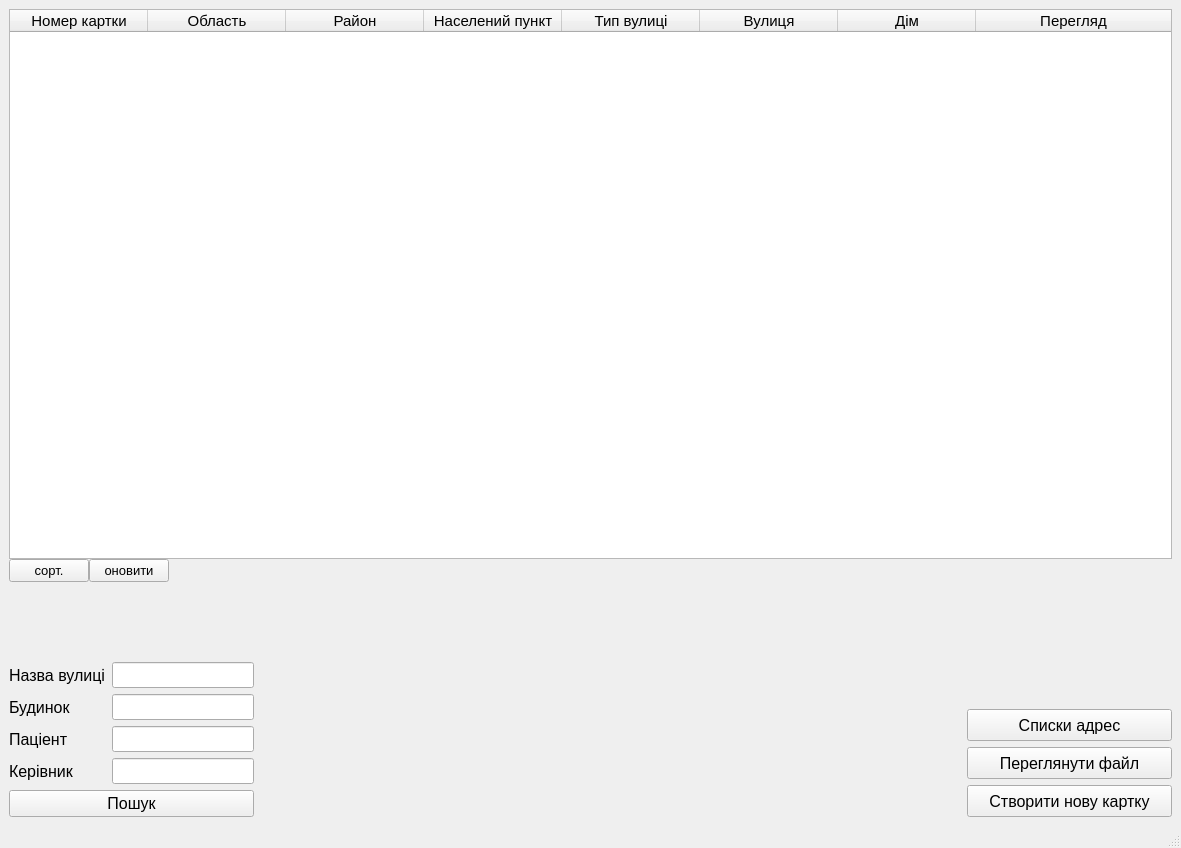
<?xml version="1.0" encoding="UTF-8"?>
<ui version="4.0">
 <class>MainWindow</class>
 <widget class="QMainWindow" name="MainWindow">
  <property name="geometry">
   <rect>
    <x>0</x>
    <y>0</y>
    <width>1181</width>
    <height>848</height>
   </rect>
  </property>
  <property name="windowTitle">
   <string>Картотека</string>
  </property>
  <property name="accessibleName">
   <string/>
  </property>
  <widget class="QWidget" name="centralwidget">
   <layout class="QGridLayout" name="gridLayout_2">
    <item row="0" column="0">
     <layout class="QVBoxLayout" name="verticalLayout">
      <property name="spacing">
       <number>0</number>
      </property>
      <item>
       <widget class="QTableWidget" name="tableWidget">
        <property name="enabled">
         <bool>true</bool>
        </property>
        <property name="sizePolicy">
         <sizepolicy hsizetype="Expanding" vsizetype="Expanding">
          <horstretch>0</horstretch>
          <verstretch>0</verstretch>
         </sizepolicy>
        </property>
        <property name="minimumSize">
         <size>
          <width>0</width>
          <height>550</height>
         </size>
        </property>
        <property name="font">
         <font>
          <pointsize>11</pointsize>
         </font>
        </property>
        <property name="cursor" stdset="0">
         <cursorShape>ArrowCursor</cursorShape>
        </property>
        <property name="focusPolicy">
         <enum>Qt::StrongFocus</enum>
        </property>
        <property name="iconSize">
         <size>
          <width>0</width>
          <height>0</height>
         </size>
        </property>
        <attribute name="horizontalHeaderDefaultSectionSize">
         <number>138</number>
        </attribute>
        <attribute name="horizontalHeaderMinimumSectionSize">
         <number>40</number>
        </attribute>
        <attribute name="horizontalHeaderShowSortIndicator" stdset="0">
         <bool>false</bool>
        </attribute>
        <attribute name="horizontalHeaderStretchLastSection">
         <bool>true</bool>
        </attribute>
        <attribute name="verticalHeaderDefaultSectionSize">
         <number>30</number>
        </attribute>
        <attribute name="verticalHeaderMinimumSectionSize">
         <number>25</number>
        </attribute>
        <column>
         <property name="text">
          <string>Номер картки</string>
         </property>
        </column>
        <column>
         <property name="text">
          <string>Область</string>
         </property>
        </column>
        <column>
         <property name="text">
          <string>Район</string>
         </property>
        </column>
        <column>
         <property name="text">
          <string>Населений пункт</string>
         </property>
        </column>
        <column>
         <property name="text">
          <string>Тип вулиці</string>
         </property>
        </column>
        <column>
         <property name="text">
          <string>Вулиця</string>
         </property>
        </column>
        <column>
         <property name="text">
          <string>Дім</string>
         </property>
        </column>
        <column>
         <property name="text">
          <string>Перегляд</string>
         </property>
        </column>
       </widget>
      </item>
      <item>
       <layout class="QHBoxLayout" name="horizontalLayout">
        <item>
         <widget class="QPushButton" name="sortButton">
          <property name="font">
           <font>
            <pointsize>10</pointsize>
           </font>
          </property>
          <property name="text">
           <string>сорт.</string>
          </property>
         </widget>
        </item>
        <item>
         <widget class="QPushButton" name="updateButton">
          <property name="font">
           <font>
            <pointsize>10</pointsize>
           </font>
          </property>
          <property name="text">
           <string>оновити</string>
          </property>
         </widget>
        </item>
        <item>
         <spacer name="horizontalSpacer">
          <property name="orientation">
           <enum>Qt::Horizontal</enum>
          </property>
          <property name="sizeHint" stdset="0">
           <size>
            <width>40</width>
            <height>20</height>
           </size>
          </property>
         </spacer>
        </item>
       </layout>
      </item>
     </layout>
    </item>
    <item row="2" column="0">
     <layout class="QHBoxLayout" name="horizontalLayout_2">
      <item>
       <layout class="QGridLayout" name="gridLayout">
        <item row="1" column="0">
         <widget class="QLabel" name="label_5">
          <property name="font">
           <font>
            <pointsize>12</pointsize>
           </font>
          </property>
          <property name="text">
           <string>Будинок</string>
          </property>
          <property name="margin">
           <number>2</number>
          </property>
         </widget>
        </item>
        <item row="1" column="1">
         <widget class="QLineEdit" name="search_house">
          <property name="sizePolicy">
           <sizepolicy hsizetype="Fixed" vsizetype="Fixed">
            <horstretch>0</horstretch>
            <verstretch>0</verstretch>
           </sizepolicy>
          </property>
          <property name="font">
           <font>
            <pointsize>11</pointsize>
           </font>
          </property>
         </widget>
        </item>
        <item row="2" column="0">
         <widget class="QLabel" name="label_6">
          <property name="font">
           <font>
            <pointsize>12</pointsize>
           </font>
          </property>
          <property name="text">
           <string>Паціент</string>
          </property>
          <property name="margin">
           <number>2</number>
          </property>
         </widget>
        </item>
        <item row="0" column="1">
         <widget class="QLineEdit" name="search_street">
          <property name="sizePolicy">
           <sizepolicy hsizetype="Fixed" vsizetype="Fixed">
            <horstretch>0</horstretch>
            <verstretch>0</verstretch>
           </sizepolicy>
          </property>
          <property name="font">
           <font>
            <pointsize>11</pointsize>
           </font>
          </property>
         </widget>
        </item>
        <item row="0" column="0">
         <widget class="QLabel" name="label_4">
          <property name="font">
           <font>
            <pointsize>12</pointsize>
           </font>
          </property>
          <property name="text">
           <string>Назва вулиці</string>
          </property>
          <property name="margin">
           <number>2</number>
          </property>
         </widget>
        </item>
        <item row="2" column="1">
         <widget class="QLineEdit" name="search_patient">
          <property name="sizePolicy">
           <sizepolicy hsizetype="Fixed" vsizetype="Fixed">
            <horstretch>0</horstretch>
            <verstretch>0</verstretch>
           </sizepolicy>
          </property>
          <property name="font">
           <font>
            <pointsize>11</pointsize>
           </font>
          </property>
         </widget>
        </item>
        <item row="3" column="0">
         <widget class="QLabel" name="label_7">
          <property name="font">
           <font>
            <pointsize>12</pointsize>
           </font>
          </property>
          <property name="text">
           <string>Керівник</string>
          </property>
          <property name="margin">
           <number>2</number>
          </property>
         </widget>
        </item>
        <item row="3" column="1">
         <widget class="QLineEdit" name="search_manager">
          <property name="sizePolicy">
           <sizepolicy hsizetype="Fixed" vsizetype="Fixed">
            <horstretch>0</horstretch>
            <verstretch>0</verstretch>
           </sizepolicy>
          </property>
          <property name="font">
           <font>
            <pointsize>11</pointsize>
           </font>
          </property>
         </widget>
        </item>
        <item row="4" column="0" colspan="2">
         <widget class="QPushButton" name="searchButton">
          <property name="font">
           <font>
            <pointsize>12</pointsize>
           </font>
          </property>
          <property name="text">
           <string>Пошук</string>
          </property>
         </widget>
        </item>
       </layout>
      </item>
      <item>
       <spacer name="horizontalSpacer_2">
        <property name="orientation">
         <enum>Qt::Horizontal</enum>
        </property>
        <property name="sizeHint" stdset="0">
         <size>
          <width>40</width>
          <height>20</height>
         </size>
        </property>
       </spacer>
      </item>
      <item>
       <layout class="QVBoxLayout" name="verticalLayout_2">
        <item>
         <spacer name="verticalSpacer">
          <property name="orientation">
           <enum>Qt::Vertical</enum>
          </property>
          <property name="sizeHint" stdset="0">
           <size>
            <width>20</width>
            <height>40</height>
           </size>
          </property>
         </spacer>
        </item>
        <item>
         <widget class="QPushButton" name="address_listsButton">
          <property name="minimumSize">
           <size>
            <width>170</width>
            <height>32</height>
           </size>
          </property>
          <property name="font">
           <font>
            <pointsize>12</pointsize>
           </font>
          </property>
          <property name="text">
           <string>Списки адрес</string>
          </property>
         </widget>
        </item>
        <item>
         <widget class="QPushButton" name="view_fileButton">
          <property name="minimumSize">
           <size>
            <width>170</width>
            <height>32</height>
           </size>
          </property>
          <property name="font">
           <font>
            <pointsize>12</pointsize>
           </font>
          </property>
          <property name="text">
           <string>Переглянути файл</string>
          </property>
         </widget>
        </item>
        <item>
         <widget class="QPushButton" name="pushButton">
          <property name="minimumSize">
           <size>
            <width>205</width>
            <height>32</height>
           </size>
          </property>
          <property name="font">
           <font>
            <pointsize>12</pointsize>
           </font>
          </property>
          <property name="text">
           <string>Cтворити нову картку</string>
          </property>
         </widget>
        </item>
       </layout>
      </item>
     </layout>
    </item>
    <item row="1" column="0">
     <spacer name="verticalSpacer_3">
      <property name="orientation">
       <enum>Qt::Vertical</enum>
      </property>
      <property name="sizeHint" stdset="0">
       <size>
        <width>20</width>
        <height>40</height>
       </size>
      </property>
     </spacer>
    </item>
   </layout>
  </widget>
  <widget class="QMenuBar" name="menubar">
   <property name="geometry">
    <rect>
     <x>0</x>
     <y>0</y>
     <width>1181</width>
     <height>21</height>
    </rect>
   </property>
   <property name="contextMenuPolicy">
    <enum>Qt::DefaultContextMenu</enum>
   </property>
   <property name="accessibleName">
    <string>fff</string>
   </property>
  </widget>
  <widget class="QStatusBar" name="statusbar"/>
 </widget>
 <resources/>
 <connections/>
</ui>
